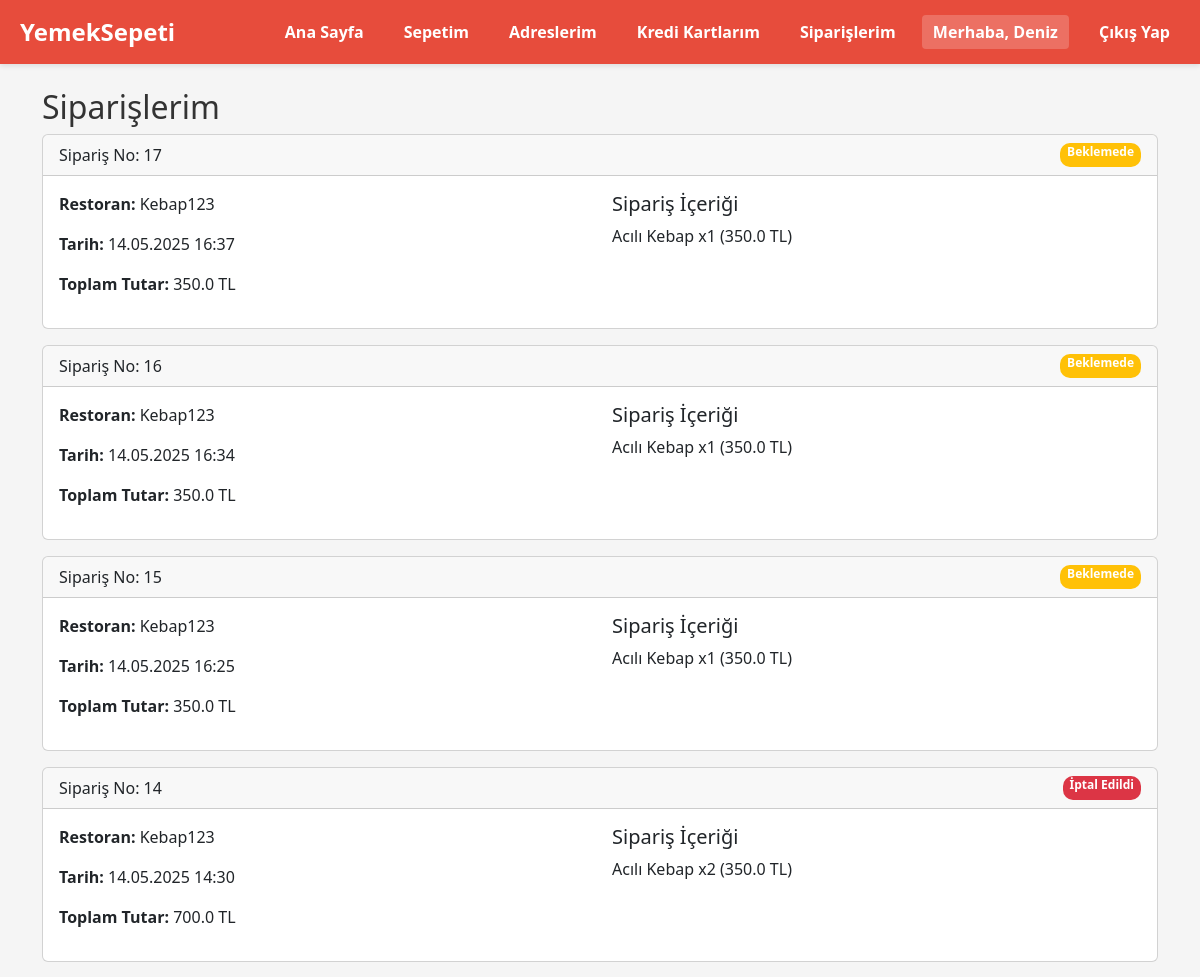
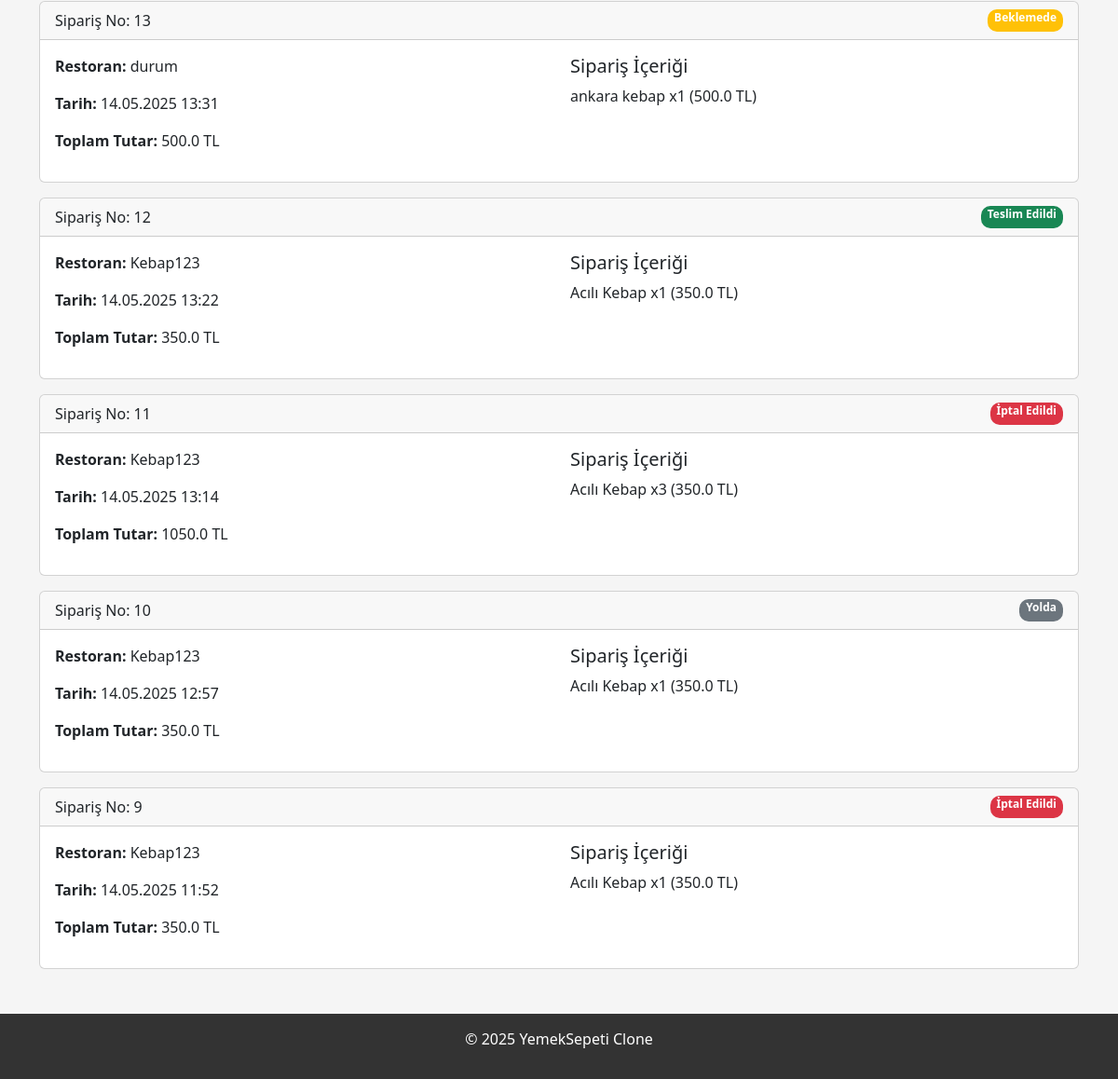
The page /orders (signed in) on the database its author committed (2 pictures, top to bottom).
### models.py (models this page shows, shortened)
class Order(db.Model):
    id = db.Column(db.Integer, primary_key=True)
    user_id = db.Column(db.Integer, db.ForeignKey('user.id'), nullable=False)
    restaurant_id = db.Column(db.Integer, db.ForeignKey('restaurant.id'), nullable=False)
    order_date = db.Column(db.DateTime, default=lambda: datetime.now(timezone.utc))
    status = db.Column(db.String(20), default='pending')  # pending, preparing, delivering, delivered, cancelled
    total_amount = db.Column(db.Float, nullable=False)
    delivery_address = db.Column(db.Text, nullable=False)
    user = db.relationship('User', foreign_keys=[user_id], backref='orders')
    restaurant = db.relationship('Restaurant', backref='orders')
    delivery_id = db.Column(db.Integer, db.ForeignKey('user.id'), nullable=True)
    delivery = db.relationship('User', foreign_keys=[delivery_id], backref='assigned_orders')

class Restaurant(db.Model):
    id = db.Column(db.Integer, primary_key=True)
    user_id = db.Column(db.Integer, db.ForeignKey('user.id'), nullable=False)
    restaurant_name = db.Column(db.String(100), nullable=False)
    cuisine_type = db.Column(db.String(50), nullable=False)
    tax_id = db.Column(db.String(20), unique=True, nullable=False)
    is_approved = db.Column(db.Boolean, default=False)
    is_suspended = db.Column(db.Boolean, default=False)  # New field
    rating = db.Column(db.Float, default=0.0)
    created_at = db.Column(db.DateTime, default=lambda: datetime.now(timezone.utc))
    image_path = db.Column(db.String(255), nullable=True, default='default_restaurant.png')
    description = db.Column(db.Text, nullable=True)
    phone = db.Column(db.String(20), nullable=True)
    address = db.Column(db.Text, nullable=True)
    working_hours = db.Column(db.String(255), nullable=True)  # Store as JSON string
    commission_rate = db.Column(db.Float, default=10.0)  # Default 10%

class OrderItem(db.Model):
    id = db.Column(db.Integer, primary_key=True)
    order_id = db.Column(db.Integer, db.ForeignKey('order.id'), nullable=False)
    menu_id = db.Column(db.Integer, db.ForeignKey('menu.id'), nullable=False)  # Changed from menu_item_id
    quantity = db.Column(db.Integer, nullable=False)
    price = db.Column(db.Float, nullable=False)
    order = db.relationship('Order', backref='items')
    menu_item = db.relationship('Menu')  # Changed from MenuItem to Menu

class Menu(db.Model):
    id = db.Column(db.Integer, primary_key=True)
    restaurant_id = db.Column(db.Integer, db.ForeignKey('restaurant.id'), nullable=False)
    item_name = db.Column(db.String(100), nullable=False)
    description = db.Column(db.Text, nullable=True)
    price = db.Column(db.Float, nullable=False)
    is_available = db.Column(db.Boolean, default=True)
    category = db.Column(db.String(50), nullable=False, default = "diğer")  # e.g., 'appetizer', 'main course', 'dessert'
    restaurant = db.relationship('Restaurant', backref='menu_items')

### app.py (the view)
@app.route("/orders")
@login_required
def user_orders():
    if session['user_type'] != 'user':
        flash('Bu sayfaya erişmek için müşteri hesabı gereklidir.', 'danger')
        return redirect(url_for('home'))
    orders = Order.query.filter_by(user_id=session['user_id']) \
        .order_by(Order.order_date.desc()) \
        .all()
    return render_template("user_orders.html", orders=orders)

### app.py (called while the page is built)
def login_required(f):
    @wraps(f)
    def decorated_function(*args, **kwargs):
        if 'logged_in' not in session:
            flash('Bu sayfaya erişmek için giriş yapmalısınız', 'danger')
            return redirect(url_for('login'))
        return f(*args, **kwargs)
    return decorated_function

def status_color(status):
    return {
        'pending': 'warning',
        'preparing': 'info',
        'on_delivery': 'primary',
        'delivered': 'success',
        'cancelled': 'danger'
    }.get(status, 'secondary')

def status_text(status):
    return {
        'pending': 'Beklemede',
        'preparing': 'Hazırlanıyor',
        'on_delivery': 'Yolda',
        'delivered': 'Teslim Edildi',
        'cancelled': 'İptal Edildi'
    }.get(status, 'Yolda')

### templates/user_orders.html
{% extends "base.html" %}
{% block content %}
<div class="container mt-4">
    <h2>Siparişlerim</h2>
    {% if orders %}
        <div class="row">
            {% for order in orders %}
            <div class="col-md-12 mb-3">
                <div class="card">
                    <div class="card-header d-flex justify-content-between">
                        <span>Sipariş No: {{ order.id }}</span>
                        <span class="badge bg-{{ status_color(order.status) }}">
                            {{ status_text(order.status) }}
                        </span>
                    </div>
                    <div class="card-body">
                        <div class="row">
                            <div class="col-md-6">
                                <p><strong>Restoran:</strong> {{ order.restaurant.restaurant_name }}</p>
                                <p><strong>Tarih:</strong> {{ order.order_date.strftime('%d.%m.%Y %H:%M') }}</p>
                                <p><strong>Toplam Tutar:</strong> {{ order.total_amount }} TL</p>
                            </div>
                            <div class="col-md-6">
                                <h5>Sipariş İçeriği</h5>
                                <ul class="list-unstyled">
                                    {% for item in order.items %}
                                    <li>
                                        {{ item.menu_item.item_name }}
                                        x{{ item.quantity }}
                                        ({{ item.price }} TL)
                                    </li>
                                    {% endfor %}
                                </ul>
                            </div>
                        </div>
                    </div>
                </div>
            </div>
            {% endfor %}
        </div>
    {% else %}
        <div class="alert alert-info">Henüz hiç siparişiniz bulunmamaktadır.</div>
    {% endif %}
</div>
{% endblock %}

### static/styles.css (style rules this page uses)
body { font-family: Arial, sans-serif; margin: 0; padding: 0; background-color: #f8f9fa; }
.badge { display: inline-block; min-width: 10px; padding: 3px 7px; font-size: 12px; font-weight: bold; line-height: 1; color: #fff; text-align: center; white-space: nowrap; vertical-align: middle; background-color: #e60000; border-radius: 10px; margin-left: 5px; }
body { font-family: 'Segoe UI', Tahoma, Geneva, Verdana, sans-serif; margin: 0; padding: 0; background-color: #f5f5f5; color: #333; }

### rows shown on the page
Order: id "17", status "Beklemede", restaurant.restaurant_name "Kebap123", order_date "14.05.2025 16:37", total_amount "350.0"
OrderItem: menu_item.item_name "Acılı Kebap", quantity "1", price "350.0"
Order: id "16", status "Beklemede", restaurant.restaurant_name "Kebap123", order_date "14.05.2025 16:34", total_amount "350.0"
OrderItem: menu_item.item_name "Acılı Kebap", quantity "1", price "350.0"
Order: id "15", status "Beklemede", restaurant.restaurant_name "Kebap123", order_date "14.05.2025 16:25", total_amount "350.0"
OrderItem: menu_item.item_name "Acılı Kebap", quantity "1", price "350.0"
Order: id "14", status "İptal Edildi", restaurant.restaurant_name "Kebap123", order_date "14.05.2025 14:30", total_amount "700.0"
OrderItem: menu_item.item_name "Acılı Kebap", quantity "2", price "350.0"
Order: id "13", status "Beklemede", restaurant.restaurant_name "durum", order_date "14.05.2025 13:31", total_amount "500.0"
OrderItem: menu_item.item_name "ankara kebap", quantity "1", price "500.0"
Order: id "12", status "Teslim Edildi", restaurant.restaurant_name "Kebap123", order_date "14.05.2025 13:22", total_amount "350.0"
OrderItem: menu_item.item_name "Acılı Kebap", quantity "1", price "350.0"
Order: id "11", status "İptal Edildi", restaurant.restaurant_name "Kebap123", order_date "14.05.2025 13:14", total_amount "1050.0"
OrderItem: menu_item.item_name "Acılı Kebap", quantity "3", price "350.0"
Order: id "10", status "Yolda", restaurant.restaurant_name "Kebap123", order_date "14.05.2025 12:57", total_amount "350.0"
OrderItem: menu_item.item_name "Acılı Kebap", quantity "1", price "350.0"
Order: id "9", status "İptal Edildi", restaurant.restaurant_name "Kebap123", order_date "14.05.2025 11:52", total_amount "350.0"
OrderItem: menu_item.item_name "Acılı Kebap", quantity "1", price "350.0"

### other values the page prints
{{ session.name }} "Deniz"
